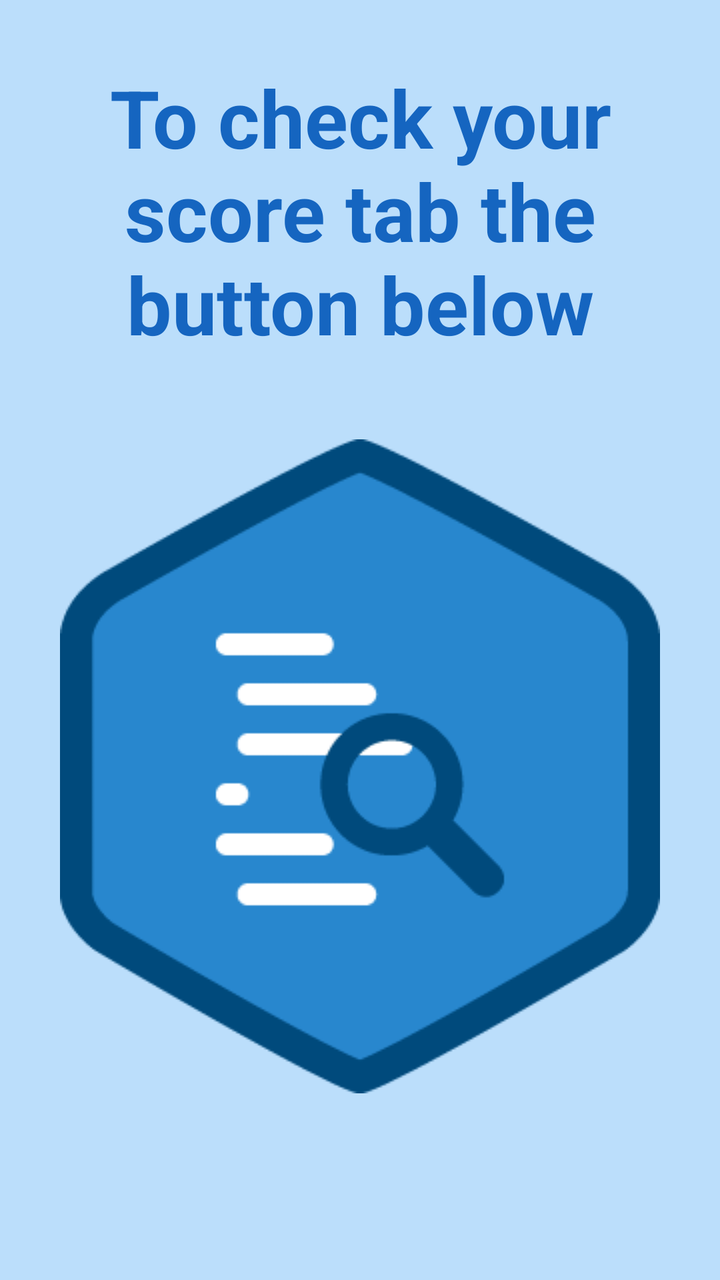
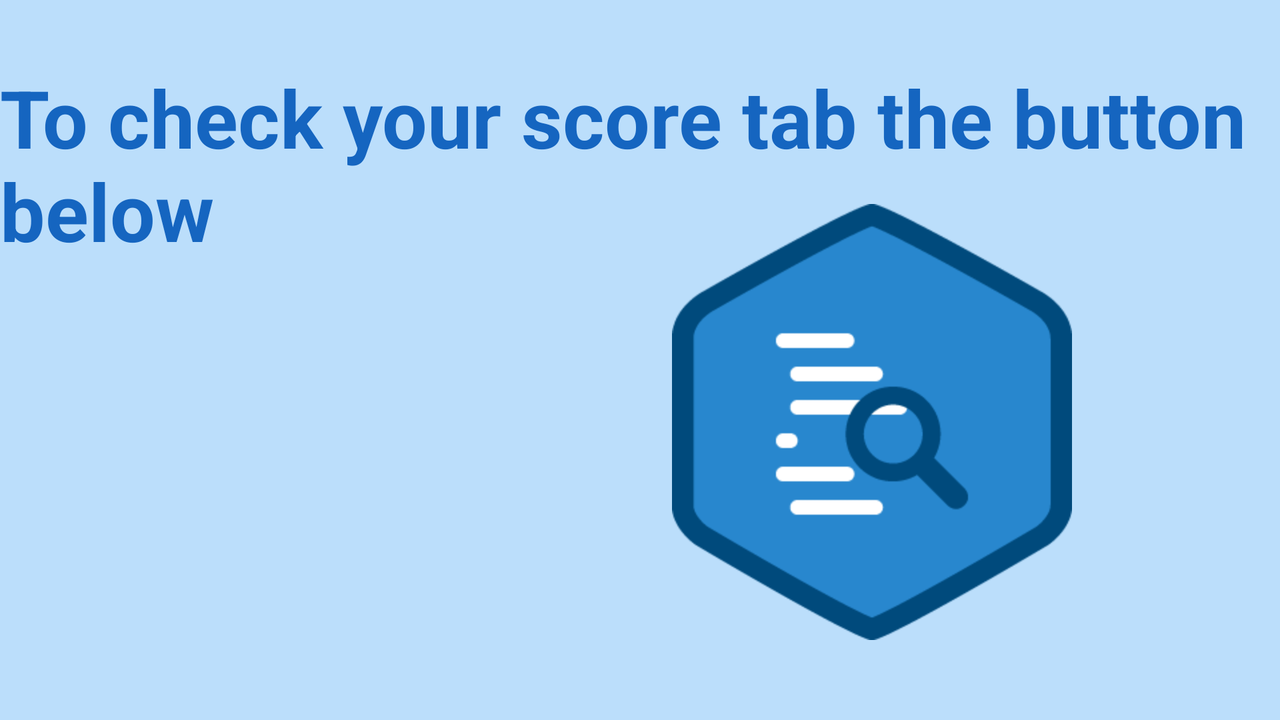

An Android layout and its configuration variant, each rendered on a device that would load it. The default file and the variant file are quoted in full after the pictures.
<!-- AndroidManifest.xml: application theme AppTheme -->
<!-- res/layout/activity_ninth.xml -->
<?xml version="1.0" encoding="utf-8"?>
<RelativeLayout xmlns:android="http://schemas.android.com/apk/res/android"
    android:layout_width="match_parent" android:layout_height="match_parent"
    xmlns:app="http://schemas.android.com/apk/res-auto">
    <View
        android:layout_width="match_parent"
        android:layout_height="match_parent"
        android:background="@color/appBackground" />

    <TextView
        android:layout_width="match_parent"
        android:layout_height="wrap_content"
        android:layout_alignParentLeft="true"
        android:layout_alignParentStart="true"
        android:layout_alignParentTop="true"
        android:layout_marginTop="32dp"
        android:text="@string/to_check_score"
        android:textAlignment="center"
        android:textColor="@color/colorQuestionsTitles"
        android:textSize="@dimen/title_size"
        android:textStyle="bold"
        android:id="@+id/check_score_text" />

    <ImageView
        android:id="@+id/final_button_show_score"
        android:layout_width="wrap_content"
        android:layout_height="wrap_content"
        app:srcCompat="@drawable/javaquiz"
        android:layout_below="@+id/check_score_text"
        android:layout_centerHorizontal="true"
        android:layout_marginTop="41dp" />
</RelativeLayout>
<!-- resources referenced by this layout -->
<resources>
  <color name="appBackground">#BBDEFB</color>
  <color name="colorQuestionsTitles">#1565C0</color>
  <dimen name="title_size">40sp</dimen>
  <!-- drawable javaquiz: png bitmap (drawable, 7691 bytes) -->
  <string name="to_check_score">To check your score tab the button below</string>
  <style name="AppTheme" parent="Theme.AppCompat.DayNight.NoActionBar">
          
  
          <item name="colorPrimary">@color/colorPrimary</item>
          <item name="colorPrimaryDark">@color/colorPrimaryDark</item>
          <item name="colorAccent">#3F51B5</item>
      </style>
  <color name="colorPrimary">#3F51B5</color>
  <color name="colorPrimaryDark">#303F9F</color>
</resources>
<!-- res/layout-land/activity_ninth.xml (the repository's variant of the layout above) -->
<!-- drawn on the phone turned sideways -->
<?xml version="1.0" encoding="utf-8"?>
<RelativeLayout xmlns:android="http://schemas.android.com/apk/res/android"
    android:layout_width="match_parent" android:layout_height="match_parent"
    xmlns:app="http://schemas.android.com/apk/res-auto">
    <View
        android:layout_width="match_parent"
        android:layout_height="match_parent"
        android:background="@color/appBackground" />

    <TextView
        android:layout_width="wrap_content"
        android:layout_height="wrap_content"
        android:layout_alignParentLeft="true"
        android:layout_alignParentStart="true"
        android:layout_alignParentTop="true"
        android:layout_marginTop="32dp"
        android:text="@string/to_check_score"
        android:textColor="@color/colorQuestionsTitles"
        android:textSize="@dimen/title_size"
        android:textStyle="bold"
        android:id="@+id/check_score_text" />

    <ImageView
        android:id="@+id/final_button_show_score"
        android:layout_width="wrap_content"
        android:layout_height="match_parent"
        app:srcCompat="@drawable/javaquiz"
        android:layout_marginRight="54dp"
        android:layout_marginEnd="54dp"
        android:layout_marginBottom="40dp"
        android:layout_alignTop="@+id/check_score_text"
        android:layout_alignParentRight="true"
        android:layout_alignParentEnd="true"
        android:layout_marginTop="70dp" />
</RelativeLayout>
